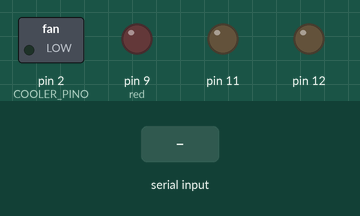
Simulated run of this sketch. Board: Arduino Mega 2560, built with avr-gcc and run on an emulated ATmega2560. On the bench: switched loads named in the sketch (green lamp = pin HIGH), output pins drawn as LEDs (lit = HIGH). The inputs (shaded band) are chosen by the test bench. What the sketch prints to the serial monitor is not drawn.

Above: at 1.2 s.
1.3 s: "1\n" received over the second serial link
At 2.1 s:
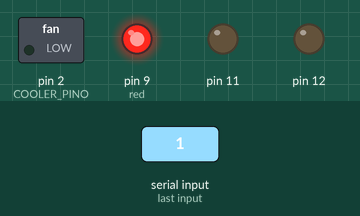
Timing chart, 0 to 4.3 s (numbered marks = the images above; inputs shaded):
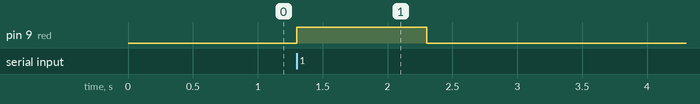

The sketch:

arduino_cliente.ino
```cpp
#include <ArduinoJson.h>
#include "classes/Motor.h"
#include "classes/Sharp.h"
//#include "classes/Acelerometro.h"
#include "classes/Sharp.h"
#include "classes/DigitalOutput.h"

#define poten A0
#define red 9

#define baudrate 200000

#define motorDa 12
#define motorDb 11

#define COOLER_PINO 2
#define sharpPin A0

// ============= Variaveis Globais ===============

unsigned int acX, acY, acZ;

// ========== Instanciações ================

Motor direito(motorDa, motorDb);
Sharp sharp(sharpPin);
DigitalOutput cooler(COOLER_PINO);
//Acelerometro ac();

// ============== Função de configuração ==========

void setup()
{
	pinMode(poten, INPUT);
	pinMode(red, OUTPUT);
	Serial.begin(115200);
	Serial1.begin(baudrate);
	Serial.println("Iniciando...");
}

// ============== Função de loop =================

void loop()
{
	if (Serial1.available())
	{

		digitalWrite(red, HIGH);

		String input = Serial1.readStringUntil('\x03');

//		Serial.println(input);

		StaticJsonDocument<500> doc;
		DeserializationError jsonErro = deserializeJson(doc, input);

		if (jsonErro)
		{
			Serial.print("Erro: ");
			Serial.print(jsonErro.c_str());
			Serial.println(input);
		}
		else
		{
			direito.run(doc["motorD"]["a"].as<int>(), doc["motorD"]["b"].as<int>());
			cooler.set(doc["status"]["cooler"].as<bool>());
		}

		doc.clear();
		String output;

		doc["potenciometro"] = analogRead(poten);
		serializeJson(doc, output);

		Serial1.print(output + '\n');
	}
	else
	{
		digitalWrite(red, LOW);
	}
}
```

DigitalOutput.h
```cpp
#ifndef DIGITALOUTPUT_H
#define DIGITALOUTPUT_H

#include <Arduino.h>

class DigitalOutput
{
private:
  unsigned int pino;

public:
  DigitalOutput(unsigned int pin);
  void set(bool sinal);
};

DigitalOutput::DigitalOutput(unsigned int pin)
{
  pinMode(pin, OUTPUT);
  pino = pin;
}

void DigitalOutput::set(bool sinal)
{
  digitalWrite(pino, sinal);
}

#endif
```

Motor.h
```cpp
#ifndef MOTOR_H
#define MOTOR_H

#include <Arduino.h>

class Motor
{
public:
  Motor(unsigned int pinA, unsigned int pinB);
  void run(unsigned int pwmA, unsigned int pwmB);

private:
  unsigned int pinoA, pinoB;
};

Motor::Motor(unsigned int pinA, unsigned int pinB)
{
  pinMode(pinA, OUTPUT);
  pinMode(pinB, OUTPUT);

  pinoA = pinA;
  pinoB = pinB;
}

void Motor::run(unsigned int pwmA, unsigned int pwmB)
{
  analogWrite(pinoA, pwmA);
  analogWrite(pinoB, pwmB);
}

#endif
```

Sharp.h
```cpp
#ifndef SHARP_H
#define SHARP_H

#include <Arduino.h>

class Sharp
{
  public:
	Sharp(unsigned int pin);
	unsigned int get();

  private:
	unsigned int pino;
};

Sharp::Sharp(unsigned int pin)
{
	pinMode(pin, INPUT);
	pino = pin;
}

unsigned int Sharp::get()
{
	return 26 * pow(analogRead(pino) * (5 / 1024), -1);
}

#endif
```

Measured:
- after the input at 1.3 s, pin 9 (red): LOW → HIGH at once, → LOW 1.0 s later
